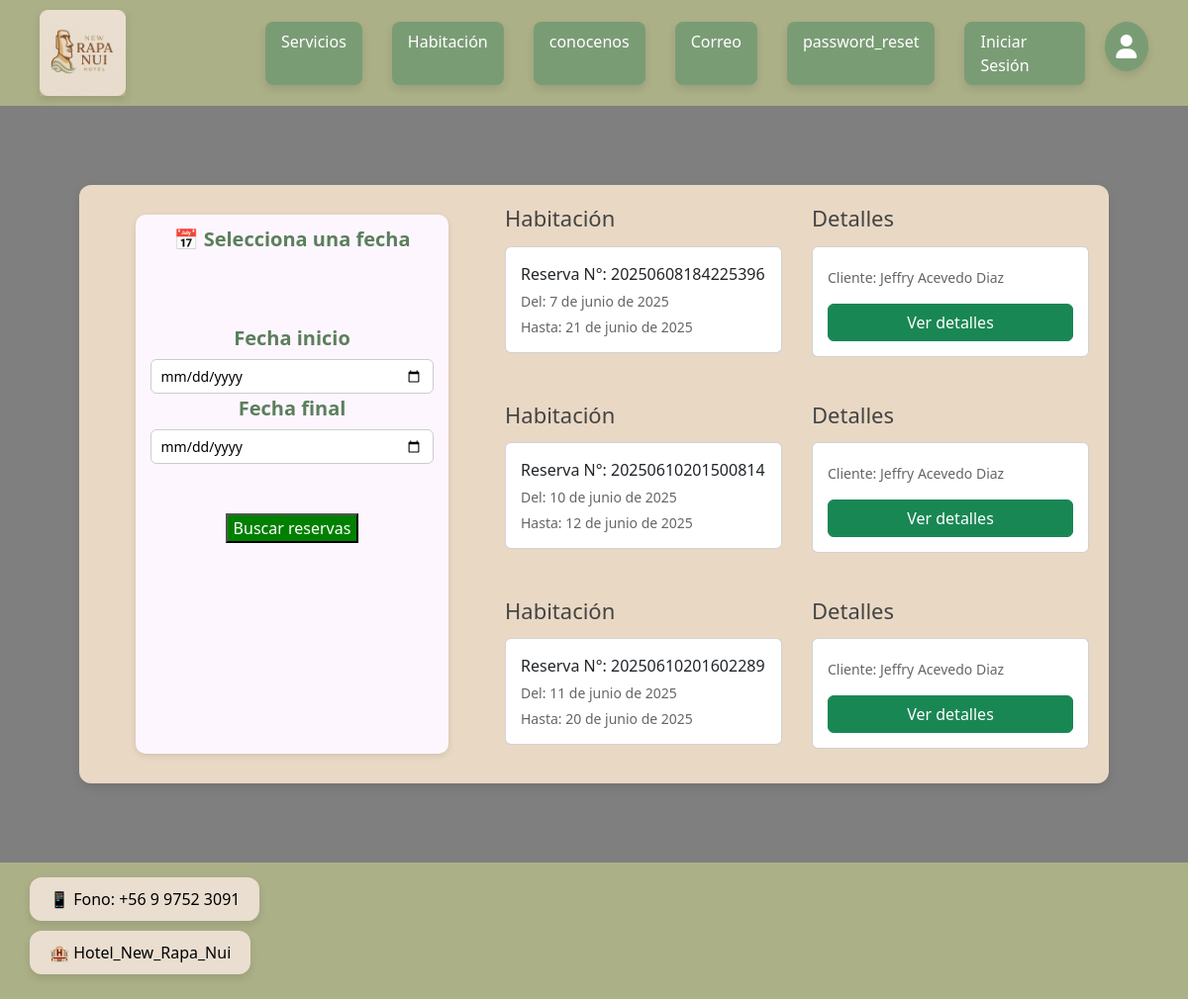
/agenda/, run on the app's committed database.
### app/models.py (models this page shows, shortened)
class reserva(models.Model):
    id_reserva = models.IntegerField(default=0, primary_key=True)
    fechaInicio = models.DateField(default=None)
    fechaFinal = models.DateField(default=None)
    rut_cliente = models.ForeignKey(Cliente, on_delete=models.PROTECT)
    n_s_ext = models.ForeignKey(Servicio_Ext, on_delete=models.PROTECT)
    n_habitacion = models.ForeignKey(Habitacion, on_delete=models.PROTECT)
    precio_total = models.IntegerField(default=0)

class Cliente(models.Model):
    Rut_cliente = models.CharField(max_length=10, primary_key=True)
    Pnombre_cliente = models.CharField(max_length=40)
    Snombre_cliente = models.CharField(max_length=40)
    Papellido_cliente = models.CharField(max_length=40)
    Sapellido_cliente = models.CharField(max_length=40)
    email_cliente = models.EmailField()
    telefono_cliente = models.IntegerField()
    direccion_cliente = models.CharField(max_length=100)

### app/views.py (the view, shortened to what this page needs)
# urls.py: path("agenda/", listar_agenda_emp, name= "agenda"),
def listar_agenda_emp(request):
    reservas = reserva.objects.all()
    fecha_inicio = request.GET.get('fecha_inicio')
    fecha_fin = request.GET.get('fecha_fin')
    data = {
        'reservas': reservas
    }
    return render(request, "app/Empleados/agenda/agenda.html", data)

### app/models.py (called while the page is built)
    def __str__(self):
        return self.n_s_ext

    def __str__(self):
        return self.n_habitacion

### app/templates/app/Empleados/agenda/agenda.html (shortened to what this page needs)
{% extends 'app/base.html' %}
{% load static %}
{% block extra_css %}
  <link rel="stylesheet" href="{% static 'app/css/agenda.css' %}">
  <link rel="stylesheet" href="https://cdn.jsdelivr.net/npm/flatpickr/dist/flatpickr.min.css">
{% endblock %}
{% block content %}
  <main class="main-content">
    <div class="flex-container">
      <div class="servicio-box" style="background-color: #e9d8c4;">
        <section class="calendar-section">
          <form method="get">
            <label for="fecha_inicio" style="margin-bottom: 70px;">📅 Selecciona una fecha</label>
            <label for="fecha_inicio">Fecha inicio</label>
            <input type="date" name="fecha_inicio" id="fecha_inicio"
                  value="{{ request.GET.fecha_inicio }}"/>
            <label for="fecha_fin">Fecha final</label>
            <input type="date" name="fecha_fin" id="fecha_fin"
                  value="{{ request.GET.fecha_fin }}"/>
            <button type="submit"
                    style="background-color: green; color: white; margin-top: 50px; margin-bottom: 45px;">
              Buscar reservas
            </button>
          </form>
        </section>
        <div class="right-content">
          {% if reservas %}
            {% for r in reservas %}
             <section class="info-section">
                <div class="column">
                  <h2>Habitación</h2>
                  <div class="card">
                    Reserva N°: {{ r.id_reserva }}<br>
                    <small>Del: {{ r.fechaInicio }}</small>
                    <small>Hasta: {{ r.fechaFinal }}</small>
                  </div>
                </div>
                <div class="column">
                  <h2>Detalles</h2>
                  <div class="card">
                    <small>Cliente: {{ r.rut_cliente.Pnombre_cliente }} {{ r.rut_cliente.Papellido_cliente }} {{ r.rut_cliente.Sapellido_cliente }}</small>
                    <button type="button" class="btn btn-success mt-3" data-toggle="modal" data-target="#modal{{ r.id_reserva }}">
                      Ver detalles
                    </button>
                  </div>
                </div>
              </section>
            {% endfor %}
          {% else %}
            <p>No hay reservas en el rango de fechas seleccionado.</p>
          {% endif %}
        </div>
    </div>
  </main>
{% endblock %}

### app/static/app/css/base.css (style rules this page uses)
html, body { height: 100%; width: 100%; }
body { flex: 1; }
.main-content { flex: 1; }
html, body { height: 100%; margin: 0; padding: 0; }
body { display: flex; flex-direction: column; min-height: 100vh; }
main { flex: 1; }

### app/static/app/css/habitacion-emp.css (style rules this page uses)
body { position: relative; background-image: url("../img/fondo.png"); background-size: cover; background-position: center; background-repeat: no-repeat; background-attachment: fixed; height: 100vh; }
body::before { content: ''; position: absolute; top: 0; left: 0; width: 100%; height: 100%; background: rgba(0, 0, 0, 0.5); z-index: -1; }

### app/static/app/css/agenda.css (style rules this page uses)
body { background-image: url("../img/fondo.png"); background-size: cover; background-position: center; background-repeat: no-repeat; background-attachment: fixed; height: 100vh; margin: 0; font-family: Arial, sans-serif; }
body::before { content: ''; position: fixed; top: 0; left: 0; width: 100%; height: 100%; background: rgba(0, 0, 0, 0.5); z-index: -1; }
.main-content { padding: 40px; display: flex; justify-content: center; }
.flex-container { width: 100%; max-width: 1100px; }
.servicio-box { background: #f5f0ea; border-radius: 12px; padding: 20px; display: flex; gap: 20px; max-width: 1500px; margin: 0 auto; box-shadow: 0 4px 10px rgba(0, 0, 0, 0.1); }
.right-content { display: flex; flex-direction: column; gap: 30px; }
.info-section { display: flex; flex-wrap: wrap; gap: 30px; }
.column { flex: 1; min-width: 280px; }
.column h2 { margin-bottom: 15px; font-size: 22px; color: #444; }
.card { background-color: #fff; border: 1px solid #ccc; border-radius: 12px; padding: 15px; margin-bottom: 15px; position: relative; transition: transform 0.2s; }
.card small { display: block; margin-top: 5px; color: #666; }
.calendar-section { background-color: #fdf6ff; padding: 10px 15px; border-radius: 10px; box-shadow: 0 2px 6px rgba(0, 0, 0, 0.1); margin: 10px auto; max-width: 550px; min-width: 300px; text-align: center; font-family: 'Segoe UI', Tahoma, Geneva, Verdana, sans-serif; }
.calendar-section label { display: block; font-size: 20px; font-weight: 600; color: #5b7f5c; margin-bottom: 6px; }
.calendar-section input[type="date"] { padding: 6px 10px; font-size: 14px; border: 1px solid #ccc; border-radius: 6px; width: 100%; box-sizing: border-box; transition: border-color 0.3s ease; }

### data on the page
reserva: id_reserva "20250608184225396", fechaInicio "7 de junio de 2025", fechaFinal "21 de junio de 2025", rut_cliente.Pnombre_cliente "Jeffry", rut_cliente.Papellido_cliente "Acevedo", rut_cliente.Sapellido_cliente "Diaz"
reserva: id_reserva "20250610201500814", fechaInicio "10 de junio de 2025", fechaFinal "12 de junio de 2025", rut_cliente.Pnombre_cliente "Jeffry", rut_cliente.Papellido_cliente "Acevedo", rut_cliente.Sapellido_cliente "Diaz"
reserva: id_reserva "20250610201602289", fechaInicio "11 de junio de 2025", fechaFinal "20 de junio de 2025", rut_cliente.Pnombre_cliente "Jeffry", rut_cliente.Papellido_cliente "Acevedo", rut_cliente.Sapellido_cliente "Diaz"
